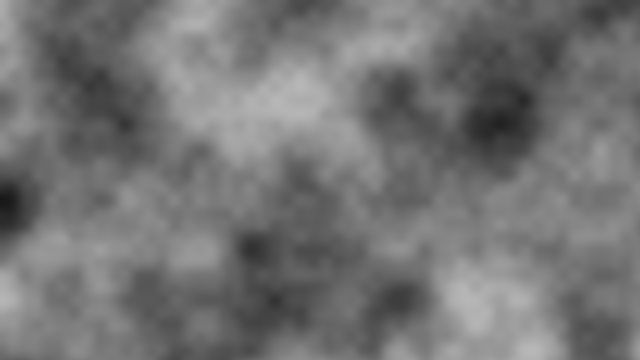
Frame 1 (no input)
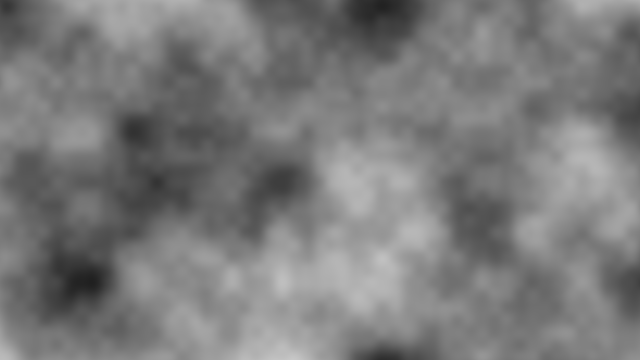
Frame 60 (no input)
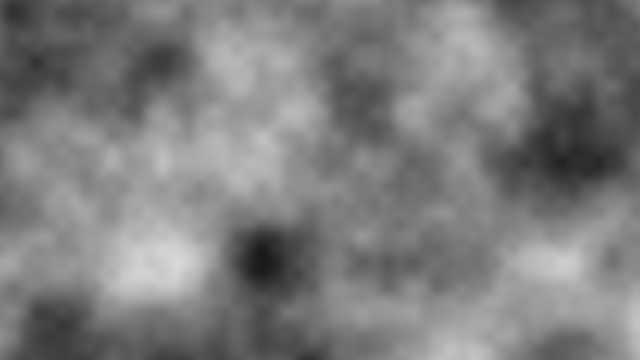
Frame 120 (the mouse pressed at the canvas centre since frame 60)

The p5.js sketch that drew these frames (run headless with seeded random() and noise() and a simulated clock; from frame 60 on, the mouse is pressed at the canvas centre):

// p5.js sketch
// ── sketch.js
let start = 0
let inc = 0.01

function setup() {
  createCanvas(640, 360)
  pixelDensity(1)
}

function draw() {
  loadPixels()
  
  let yoff = start
  for (let y = 0; y < height; y++) {
    let xoff = start
    for (let x = 0; x < width; x++) {
      let index = (x + y * width) * 4
      let r = noise(xoff, yoff) * 255

      pixels[index] = r
      pixels[index+1] = r
      pixels[index+2] = r
      pixels[index+3] = 255

      xoff += inc
    }
    yoff += inc
  }
  start += inc*2
  updatePixels()
}
